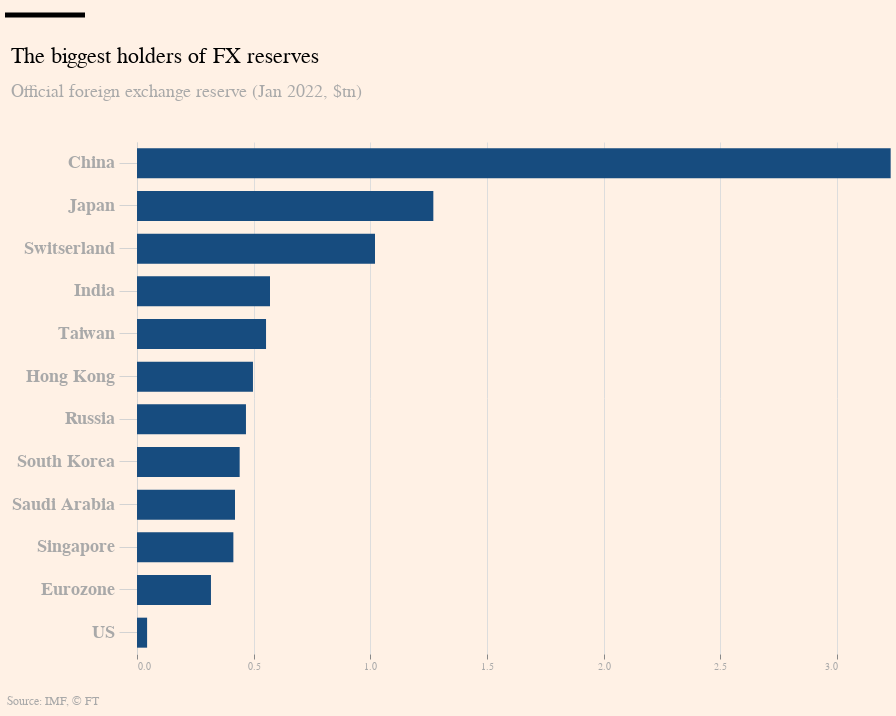

Source (notebook cell):
### Markdown cell above
Now we build the graph and alter it's style to resemble the Financial Times style:

### Code cell
square = alt.Chart().mark_rect(width=80, height=5, color='black', xOffset=-112, yOffset=10)

bars = alt.Chart(source).mark_bar(color='#174C7F', size=30).encode(
    x=alt.X('val:Q', title='', axis=alt.Axis(tickCount=6, domain=False, labelColor='darkgray'), scale=alt.Scale(domain=[0, 3.0])),
    y=alt.Y('label:N', title='', sort=alt.EncodingSortField(
            field="val:Q",  # The field to use for the sort
            op="sum",  # The operation to run on the field prior to sorting
            order="ascending"  # The order to sort in
        ), axis=alt.Axis(domainColor='lightgray',
                         labelFontSize=18, labelColor='darkgray', labelPadding=5,
                         labelFontStyle='Bold',
                         tickSize=18, tickColor='lightgray'))
).properties(title={
      "text": ["The biggest holders of FX reserves", ], 
      "subtitle": ["Official foreign exchange reserve (Jan 2022, $tn)"],
      "align": 'left',
      "anchor": 'start'
    },
    width=700,
    height=512
)

source_text = alt.Chart(
    {"values": [{"text": "Source: IMF, © FT"}]}
).mark_text(size=12, align='left', dx=-140, color='darkgrey').encode(
    text="text:N"
)

# from https://stackoverflow.com/questions/57244390/has-anyone-figured-out-a-workaround-to-add-a-subtitle-to-an-altair-generated-cha
chart = alt.vconcat(
    square,
    bars,
    source_text
).configure_concat(
    spacing=0
).configure(
    background='#fff1e5',
).configure_view(
    stroke=None, # Remove box around graph
).configure_title(
    # font='metricweb',
    fontSize=22,
    fontWeight=400,
    subtitleFontSize=18,
    subtitleColor='darkgray',
    subtitleFontWeight=400,
    subtitlePadding=15,
    offset=80,
    dy=40
)

chart

### Figure 1 — Vega-Lite specification as saved in the notebook (floating-point values rounded to 4 significant figures)
{"config": {"view": {"continuousWidth": 400, "continuousHeight": 300, "stroke": null}, "background": "#fff1e5", "title": {"dy": 40, "fontSize": 22, "fontWeight": 400, "offset": 80, "subtitleColor": "darkgray", "subtitleFontSize": 18, "subtitleFontWeight": 400, "subtitlePadding": 15}}, "vconcat": [{"data": {"name": "empty"}, "mark": {"type": "rect", "color": "black", "height": 5, "width": 80, "xOffset": -112, "yOffset": 10}}, {"data": {"name": "data-df71ec9f3957c236109e455bd72c3eb3"}, "mark": {"type": "bar", "color": "#174C7F", "size": 30}, "encoding": {"x": {"axis": {"domain": false, "labelColor": "darkgray", "tickCount": 6}, "field": "val", "scale": {"domain": [0, 3.0]}, "title": "", "type": "quantitative"}, "y": {"axis": {"domainColor": "lightgray", "labelColor": "darkgray", "labelFontSize": 18, "labelFontStyle": "Bold", "labelPadding": 5, "tickColor": "lightgray", "tickSize": 18}, "field": "label", "sort": {"field": "val:Q", "op": "sum", "order": "ascending"}, "title": "", "type": "nominal"}}, "height": 512, "title": {"text": ["The biggest holders of FX reserves"], "subtitle": ["Official foreign exchange reserve (Jan 2022, $tn)"], "align": "left", "anchor": "start"}, "width": 700}, {"data": {"name": "data-0a30ac8e3706e989ddfc777785723af1"}, "mark": {"type": "text", "align": "left", "color": "darkgrey", "dx": -140, "size": 12}, "encoding": {"text": {"field": "text", "type": "nominal"}}}], "$schema": "https://vega.github.io/schema/vega-lite/v4.17.0.json", "datasets": {"empty": [{}], "data-df71ec9f3957c236109e455bd72c3eb3": [{"label": "China", "val": 3.23}, {"label": "Japan", "val": 1.27}, {"label": "Switserland", "val": 1.02}, {"label": "India", "val": 0.57}, {"label": "Taiwan", "val": 0.553}, {"label": "Hong Kong", "val": 0.497}, {"label": "Russia", "val": 0.467}, {"label": "South Korea", "val": 0.44}, {"label": "Saudi Arabia", "val": 0.42}, {"label": "Singapore", "val": 0.413}, {"label": "Eurozone", "val": 0.317}, {"label": "US", "val": 0.0433}], "data-0a30ac8e3706e989ddfc777785723af1": [{"text": "Source: IMF, © FT"}]}}
